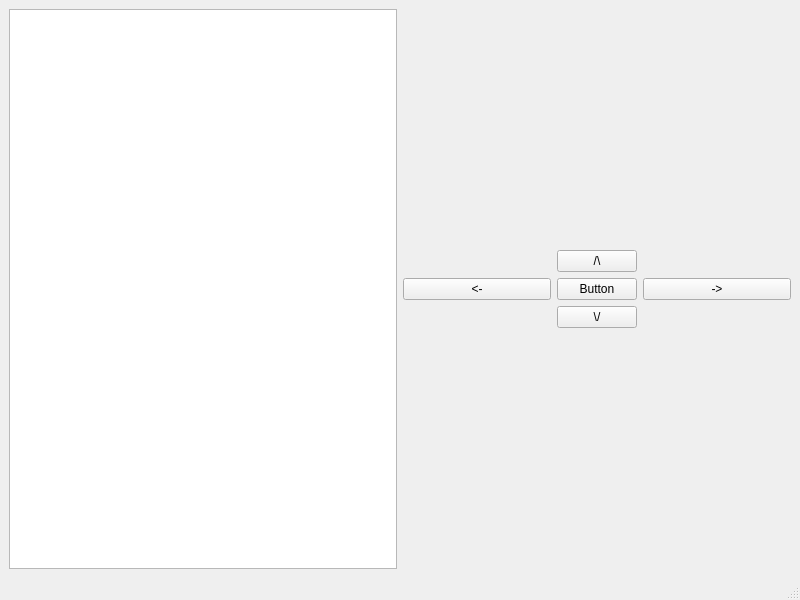
<?xml version="1.0" encoding="UTF-8"?>
<ui version="4.0">
 <class>Showtime</class>
 <widget class="QMainWindow" name="Showtime">
  <property name="geometry">
   <rect>
    <x>0</x>
    <y>0</y>
    <width>800</width>
    <height>600</height>
   </rect>
  </property>
  <property name="windowTitle">
   <string>Showtime</string>
  </property>
  <widget class="QWidget" name="centralwidget">
   <layout class="QHBoxLayout" name="horizontalLayout_2">
    <item>
     <widget class="QGraphicsView" name="graphicsView"/>
    </item>
    <item>
     <layout class="QVBoxLayout" name="verticalLayout_4">
      <item>
       <spacer name="verticalSpacer_2">
        <property name="orientation">
         <enum>Qt::Orientation::Vertical</enum>
        </property>
        <property name="sizeHint" stdset="0">
         <size>
          <width>20</width>
          <height>40</height>
         </size>
        </property>
       </spacer>
      </item>
      <item>
       <layout class="QHBoxLayout" name="horizontalLayout">
        <item>
         <layout class="QVBoxLayout" name="verticalLayout">
          <item>
           <spacer name="horizontalSpacer">
            <property name="orientation">
             <enum>Qt::Orientation::Horizontal</enum>
            </property>
            <property name="sizeHint" stdset="0">
             <size>
              <width>40</width>
              <height>20</height>
             </size>
            </property>
           </spacer>
          </item>
          <item>
           <widget class="QPushButton" name="b_left">
            <property name="text">
             <string>&lt;-</string>
            </property>
           </widget>
          </item>
          <item>
           <spacer name="horizontalSpacer_2">
            <property name="orientation">
             <enum>Qt::Orientation::Horizontal</enum>
            </property>
            <property name="sizeHint" stdset="0">
             <size>
              <width>40</width>
              <height>20</height>
             </size>
            </property>
           </spacer>
          </item>
         </layout>
        </item>
        <item>
         <layout class="QVBoxLayout" name="verticalLayout_3">
          <item>
           <widget class="QPushButton" name="b_up">
            <property name="text">
             <string>/\</string>
            </property>
           </widget>
          </item>
          <item>
           <widget class="QPushButton" name="b_action">
            <property name="text">
             <string>Button</string>
            </property>
           </widget>
          </item>
          <item>
           <widget class="QPushButton" name="b_down">
            <property name="text">
             <string>\/</string>
            </property>
           </widget>
          </item>
         </layout>
        </item>
        <item>
         <layout class="QVBoxLayout" name="verticalLayout_2">
          <item>
           <spacer name="horizontalSpacer_3">
            <property name="orientation">
             <enum>Qt::Orientation::Horizontal</enum>
            </property>
            <property name="sizeHint" stdset="0">
             <size>
              <width>40</width>
              <height>20</height>
             </size>
            </property>
           </spacer>
          </item>
          <item>
           <widget class="QPushButton" name="b_right">
            <property name="text">
             <string>-&gt;</string>
            </property>
           </widget>
          </item>
          <item>
           <spacer name="horizontalSpacer_4">
            <property name="orientation">
             <enum>Qt::Orientation::Horizontal</enum>
            </property>
            <property name="sizeHint" stdset="0">
             <size>
              <width>40</width>
              <height>20</height>
             </size>
            </property>
           </spacer>
          </item>
         </layout>
        </item>
       </layout>
      </item>
      <item>
       <spacer name="verticalSpacer">
        <property name="orientation">
         <enum>Qt::Orientation::Vertical</enum>
        </property>
        <property name="sizeHint" stdset="0">
         <size>
          <width>20</width>
          <height>40</height>
         </size>
        </property>
       </spacer>
      </item>
     </layout>
    </item>
   </layout>
  </widget>
  <widget class="QMenuBar" name="menubar">
   <property name="geometry">
    <rect>
     <x>0</x>
     <y>0</y>
     <width>800</width>
     <height>29</height>
    </rect>
   </property>
  </widget>
  <widget class="QStatusBar" name="statusbar"/>
 </widget>
 <resources/>
 <connections/>
</ui>
